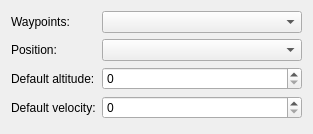
<?xml version="1.0" encoding="UTF-8"?>
<ui version="4.0">
 <class>GPXImportOptionWidget</class>
 <widget class="QWidget" name="GPXImportOptionWidget">
  <property name="geometry">
   <rect>
    <x>0</x>
    <y>0</y>
    <width>309</width>
    <height>134</height>
   </rect>
  </property>
  <property name="windowTitle">
   <string>Form</string>
  </property>
  <layout class="QFormLayout" name="formLayout">
   <item row="0" column="0">
    <widget class="QLabel" name="label_2">
     <property name="text">
      <string>Waypoints:</string>
     </property>
    </widget>
   </item>
   <item row="0" column="1">
    <widget class="QComboBox" name="waypointSelectionComboBox">
     <property name="minimumSize">
      <size>
       <width>200</width>
       <height>0</height>
      </size>
     </property>
     <property name="toolTip">
      <string>Select the GPX element (waypoint, route or track) to import as waypoints</string>
     </property>
    </widget>
   </item>
   <item row="1" column="0">
    <widget class="QLabel" name="label_3">
     <property name="text">
      <string>Position:</string>
     </property>
    </widget>
   </item>
   <item row="1" column="1">
    <widget class="QComboBox" name="positionSelectionComboBox">
     <property name="minimumSize">
      <size>
       <width>200</width>
       <height>0</height>
      </size>
     </property>
     <property name="toolTip">
      <string>Select the GPX element (waypoint, route or track) to import as positions</string>
     </property>
    </widget>
   </item>
   <item row="2" column="0">
    <widget class="QLabel" name="altitudeLabel">
     <property name="text">
      <string>Default altitude:</string>
     </property>
    </widget>
   </item>
   <item row="2" column="1">
    <widget class="QSpinBox" name="defaultAltitudeSpinBox">
     <property name="minimumSize">
      <size>
       <width>200</width>
       <height>0</height>
      </size>
     </property>
    </widget>
   </item>
   <item row="3" column="0">
    <widget class="QLabel" name="label">
     <property name="text">
      <string>Default velocity:</string>
     </property>
    </widget>
   </item>
   <item row="3" column="1">
    <widget class="QSpinBox" name="defaultVelocitySpinBox">
     <property name="minimumSize">
      <size>
       <width>200</width>
       <height>0</height>
      </size>
     </property>
     <property name="statusTip">
      <string>Environmental noise level threshold [in percent] above which the engine is started</string>
     </property>
    </widget>
   </item>
  </layout>
 </widget>
 <resources/>
 <connections/>
</ui>
